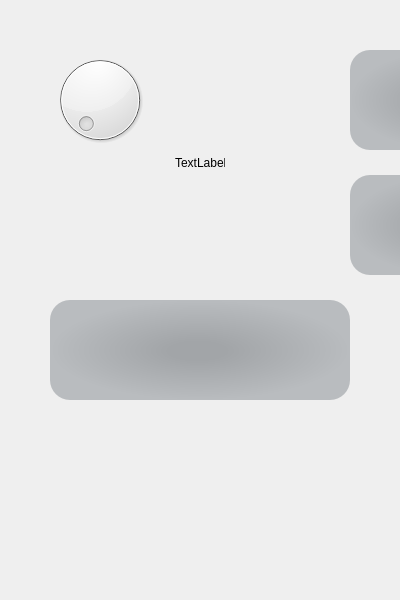
<?xml version="1.0" encoding="UTF-8"?>
<ui version="4.0">
 <class>Form</class>
 <widget class="QWidget" name="Form">
  <property name="geometry">
   <rect>
    <x>0</x>
    <y>0</y>
    <width>400</width>
    <height>600</height>
   </rect>
  </property>
  <property name="sizePolicy">
   <sizepolicy hsizetype="Fixed" vsizetype="Fixed">
    <horstretch>0</horstretch>
    <verstretch>0</verstretch>
   </sizepolicy>
  </property>
  <property name="windowTitle">
   <string>Form</string>
  </property>
  <widget class="QFrame" name="gridFrame">
   <property name="geometry">
    <rect>
     <x>0</x>
     <y>0</y>
     <width>400</width>
     <height>600</height>
    </rect>
   </property>
   <property name="sizePolicy">
    <sizepolicy hsizetype="Fixed" vsizetype="Fixed">
     <horstretch>0</horstretch>
     <verstretch>0</verstretch>
    </sizepolicy>
   </property>
   <layout class="QGridLayout" name="gridLayout">
    <property name="sizeConstraint">
     <enum>QLayout::SetFixedSize</enum>
    </property>
    <property name="leftMargin">
     <number>50</number>
    </property>
    <property name="topMargin">
     <number>50</number>
    </property>
    <property name="rightMargin">
     <number>150</number>
    </property>
    <property name="bottomMargin">
     <number>50</number>
    </property>
    <property name="spacing">
     <number>0</number>
    </property>
    <item row="5" column="0" alignment="Qt::AlignHCenter">
     <widget class="QLabel" name="label_2">
      <property name="sizePolicy">
       <sizepolicy hsizetype="Fixed" vsizetype="Fixed">
        <horstretch>0</horstretch>
        <verstretch>2</verstretch>
       </sizepolicy>
      </property>
      <property name="minimumSize">
       <size>
        <width>50</width>
        <height>25</height>
       </size>
      </property>
      <property name="maximumSize">
       <size>
        <width>50</width>
        <height>25</height>
       </size>
      </property>
      <property name="text">
       <string/>
      </property>
     </widget>
    </item>
    <item row="0" column="0">
     <widget class="QDial" name="dial">
      <property name="sizePolicy">
       <sizepolicy hsizetype="Fixed" vsizetype="Fixed">
        <horstretch>0</horstretch>
        <verstretch>0</verstretch>
       </sizepolicy>
      </property>
      <property name="minimumSize">
       <size>
        <width>100</width>
        <height>100</height>
       </size>
      </property>
      <property name="maximumSize">
       <size>
        <width>100</width>
        <height>100</height>
       </size>
      </property>
     </widget>
    </item>
    <item row="8" column="0" alignment="Qt::AlignHCenter">
     <widget class="QTextEdit" name="textEdit_3">
      <property name="sizePolicy">
       <sizepolicy hsizetype="Fixed" vsizetype="Expanding">
        <horstretch>0</horstretch>
        <verstretch>0</verstretch>
       </sizepolicy>
      </property>
      <property name="minimumSize">
       <size>
        <width>300</width>
        <height>100</height>
       </size>
      </property>
      <property name="maximumSize">
       <size>
        <width>300</width>
        <height>100</height>
       </size>
      </property>
      <property name="styleSheet">
       <string notr="true">background-color: qradialgradient(spread:pad, cx:0.5, cy:0.5, radius:0.5, fx:0.489, fy:0.511364, stop:0.189944 rgba(162, 165, 168, 255), stop:1 rgba(185, 188, 191, 255));
border-radius: 20px;</string>
      </property>
     </widget>
    </item>
    <item row="0" column="1">
     <widget class="QTextEdit" name="textEdit">
      <property name="sizePolicy">
       <sizepolicy hsizetype="Fixed" vsizetype="Fixed">
        <horstretch>0</horstretch>
        <verstretch>0</verstretch>
       </sizepolicy>
      </property>
      <property name="minimumSize">
       <size>
        <width>200</width>
        <height>100</height>
       </size>
      </property>
      <property name="maximumSize">
       <size>
        <width>200</width>
        <height>100</height>
       </size>
      </property>
      <property name="styleSheet">
       <string notr="true">background-color: qradialgradient(spread:pad, cx:0.5, cy:0.5, radius:0.5, fx:0.489, fy:0.511364, stop:0.189944 rgba(162, 165, 168, 255), stop:1 rgba(185, 188, 191, 255));
border-radius: 20px;</string>
      </property>
     </widget>
    </item>
    <item row="4" column="1">
     <widget class="QTextEdit" name="textEdit_2">
      <property name="sizePolicy">
       <sizepolicy hsizetype="Fixed" vsizetype="Fixed">
        <horstretch>0</horstretch>
        <verstretch>0</verstretch>
       </sizepolicy>
      </property>
      <property name="minimumSize">
       <size>
        <width>200</width>
        <height>100</height>
       </size>
      </property>
      <property name="maximumSize">
       <size>
        <width>200</width>
        <height>100</height>
       </size>
      </property>
      <property name="styleSheet">
       <string notr="true">background-color: qradialgradient(spread:pad, cx:0.5, cy:0.5, radius:0.5, fx:0.489, fy:0.511364, stop:0.189944 rgba(162, 165, 168, 255), stop:1 rgba(185, 188, 191, 255));
border-radius: 20px;</string>
      </property>
     </widget>
    </item>
    <item row="1" column="0" alignment="Qt::AlignHCenter">
     <widget class="QLabel" name="label">
      <property name="sizePolicy">
       <sizepolicy hsizetype="Fixed" vsizetype="Fixed">
        <horstretch>0</horstretch>
        <verstretch>0</verstretch>
       </sizepolicy>
      </property>
      <property name="minimumSize">
       <size>
        <width>50</width>
        <height>25</height>
       </size>
      </property>
      <property name="maximumSize">
       <size>
        <width>50</width>
        <height>25</height>
       </size>
      </property>
      <property name="styleSheet">
       <string notr="true"/>
      </property>
      <property name="text">
       <string>TextLabel</string>
      </property>
     </widget>
    </item>
   </layout>
  </widget>
 </widget>
 <resources/>
 <connections/>
</ui>
